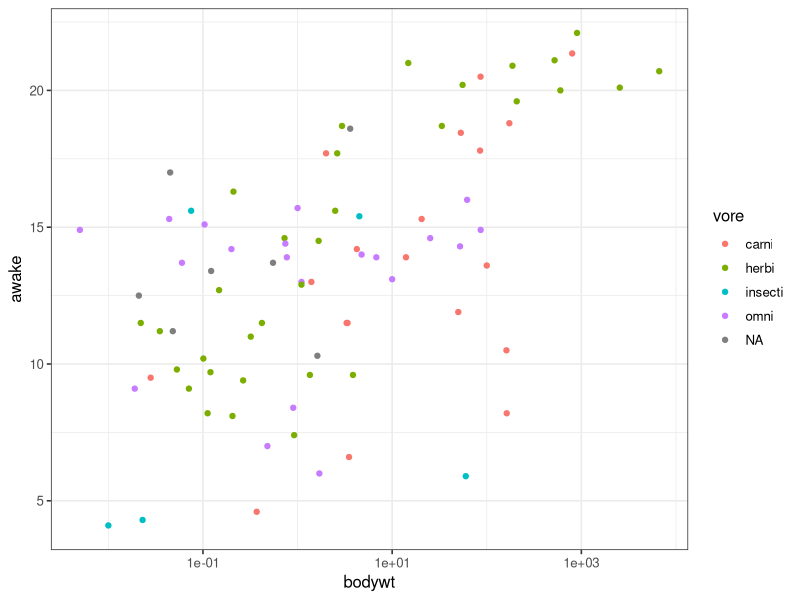
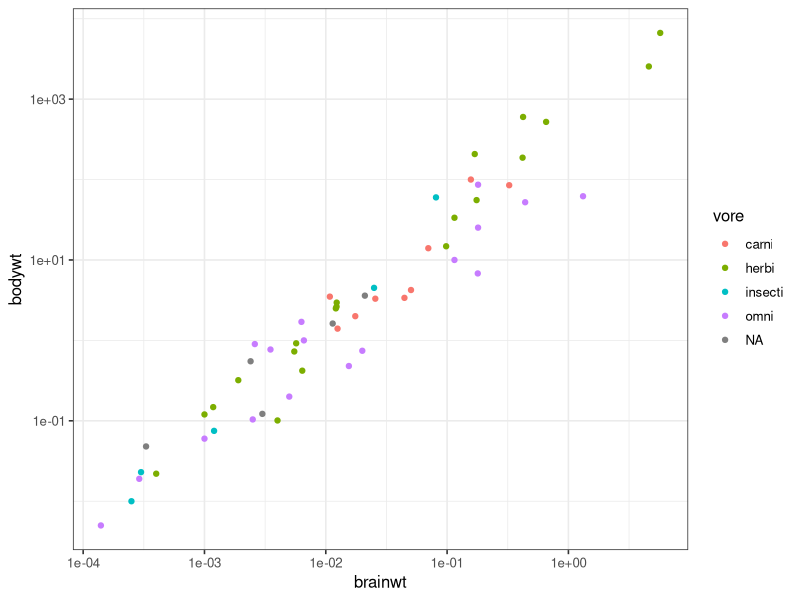
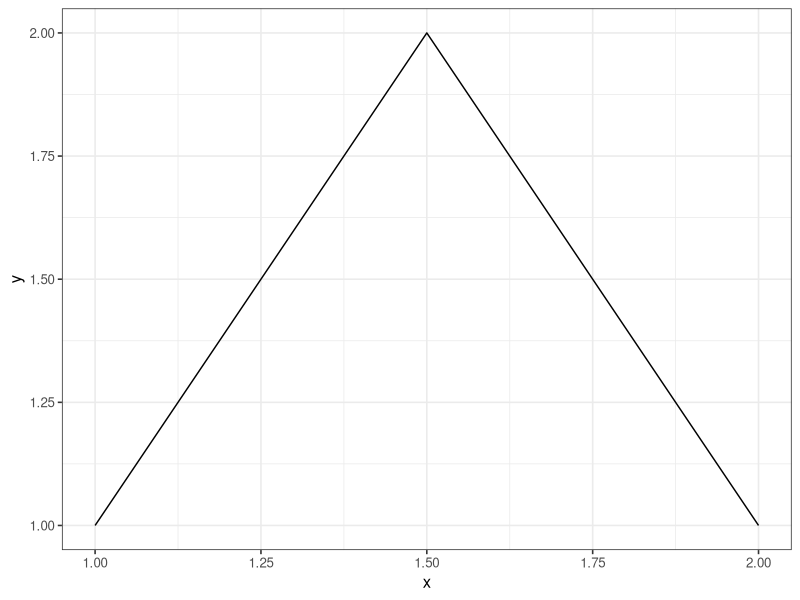
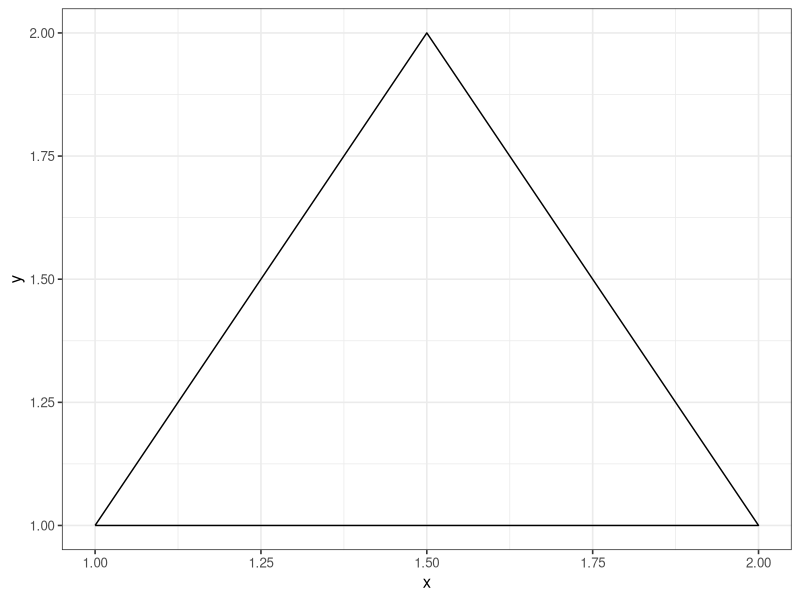

The R source for these figures, in order:
## ---- chunk 1
library(knitr)
opts_chunk$set(fig.align="center", fig.height=3, fig.width=4)
library(ggplot2)
theme_set(theme_bw(base_size=12))
## ---- chunk 2
ggplot(msleep, aes(x=bodywt, y=awake, color=vore)) + geom_point() + scale_x_log10()
ggplot(msleep, aes(x=brainwt, y=bodywt, color=vore)) + geom_point() + scale_x_log10() + scale_y_log10()
## ---- chunk 3
d <- data.frame(x=c(1, 2, 1.5, 1), y=c(1, 1, 2, 1))
ggplot(d, aes(x=x, y=y)) + geom_line()
ggplot(d, aes(x=x, y=y)) + geom_path()
